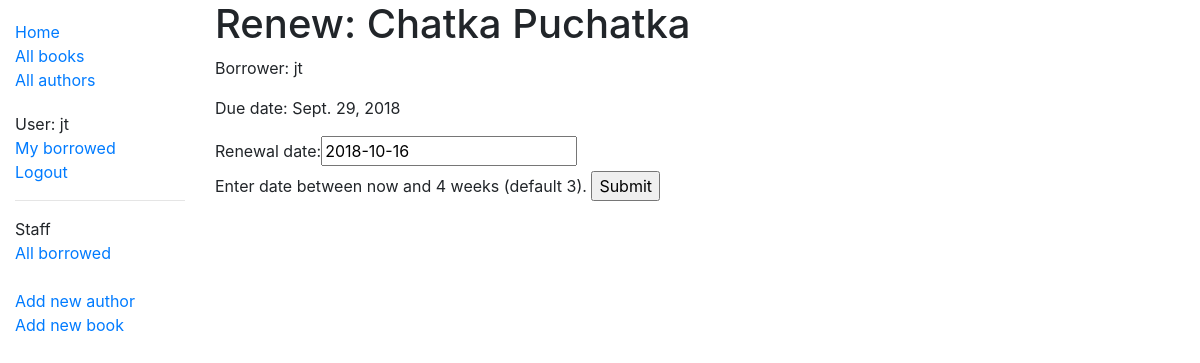
The page /catalog/book/b395dc31-08ae-4d2a-978d-86c65fe5e6a0/renew/ (signed in) on the database as committed earlier.
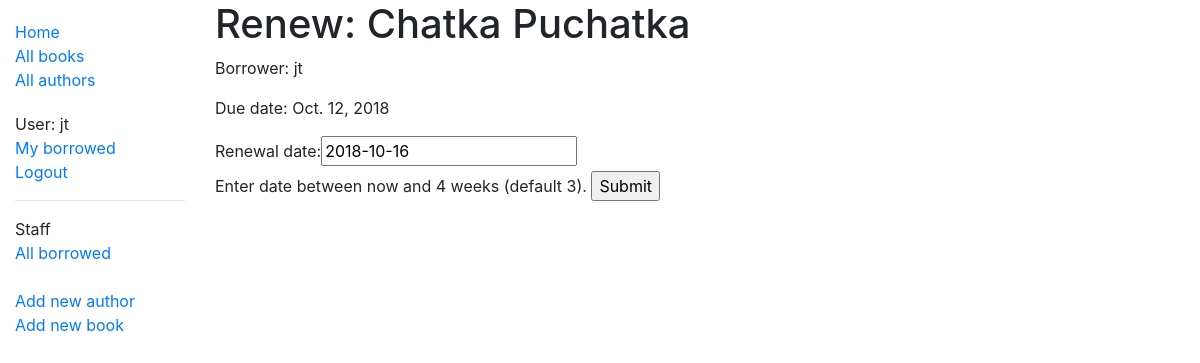
The same page on the database as committed later.
### catalog/models.py (models this page shows, shortened)
class BookInstance(models.Model):
    id = models.UUIDField(primary_key=True, default=uuid.uuid4, help_text='Unique ID for this particular book across whole library')
    book = models.ForeignKey('Book', on_delete=models.SET_NULL, null=True)
    imprint = models.CharField(max_length=200)
    due_back = models.DateField(null=True, blank=True)
    borrower = models.ForeignKey(User, on_delete=models.SET_NULL, null=True)
    @property
    def is_overdue(self):
        if self.due_back and date.today() > self.due_back:
            return True
        return False
    LOAN_STATUS = (
        ('m', 'Maintenance'),
        ('o', 'On loan'),
        ('a', 'Available'),
        ('r', 'Reserved'),
    )
    status = models.CharField(
        max_length=1,
        choices=LOAN_STATUS,
        blank=True,
        default='m',
        help_text='Book availability',
    )
    class Meta:
        ordering = ['due_back']
        permissions = (("can_mark_returned", "Set book as returned"),)

class Book(models.Model):
    title = models.CharField(max_length=200)
    author = models.ForeignKey('Author', on_delete=models.SET_NULL, null=True)
    summary = models.TextField(max_length=1000, help_text='Enter a brief description of the book')
    isbn = models.CharField('ISBN', max_length=13, help_text='13 Character <a href="https://www.isbn-international.org/content/what-isbn">ISBN number</a>')
    genre = models.ManyToManyField(Genre, help_text='Select a genre for this book')
    language = models.ManyToManyField(Language, help_text='Select a language for this book')
    def display_genre(self):
        """Create a string for the Genre. This is required to display genre in Admin."""
        return ', '.join(genre.name for genre in self.genre.all()[:3])
    display_genre.short_description = 'Genre' #Jt. (??)

### catalog/views.py (the view)
# urls.py: path('book/<uuid:pk>/renew/', views.renew_book_librarian, name='renew-book-librarian'),
@permission_required('catalog.can_mark_returned')
def renew_book_librarian(request, pk):
    book_instance = get_object_or_404(BookInstance, pk=pk)
    if request.method == 'POST':
        book_renewal_form = RenewBookForm(request.POST)
        if book_renewal_form.is_valid():
            book_instance.due_back = book_renewal_form.cleaned_data['renewal_date']
            book_instance.save()
            return HttpResponseRedirect(reverse('borrowed'))
    else:
        proposed_renewal_date = datetime.date.today() + datetime.timedelta(weeks=3)
        book_renewal_form = RenewBookForm(initial={'renewal_date': proposed_renewal_date})
    context = {
        'form': book_renewal_form,
        'book_instance': book_instance,
    }
    return render(request, 'catalog/book_renew_librarian.html', context)

### catalog/forms.py (shortened to what this page needs)
class RenewBookForm(forms.Form):
    renewal_date = forms.DateField(help_text="Enter date between now and 4 weeks (default 3).")

### catalog/templates/catalog/book_renew_librarian.html (shortened to what this page needs)
{% extends "base_generic.html" %}
{% block content %}
  <h1>Renew: {{ book_instance.book.title }}</h1>
  <p>Borrower: {{ book_instance.borrower }}</p>
  <p {% if book_instance.is_overdue %} class="text-danger"{% endif %}>Due date: {{ book_instance.due_back }}</p>
  <form action="" method="post">
    {{ form.as_table }}
    <input type="submit" value="Submit">
  </form>
{% endblock %}

Rows that differ between the two databases and show on the page:
changed BookInstance "Chatka Puchatka": due_back "Sept. 29, 2018" → "Oct. 12, 2018"
